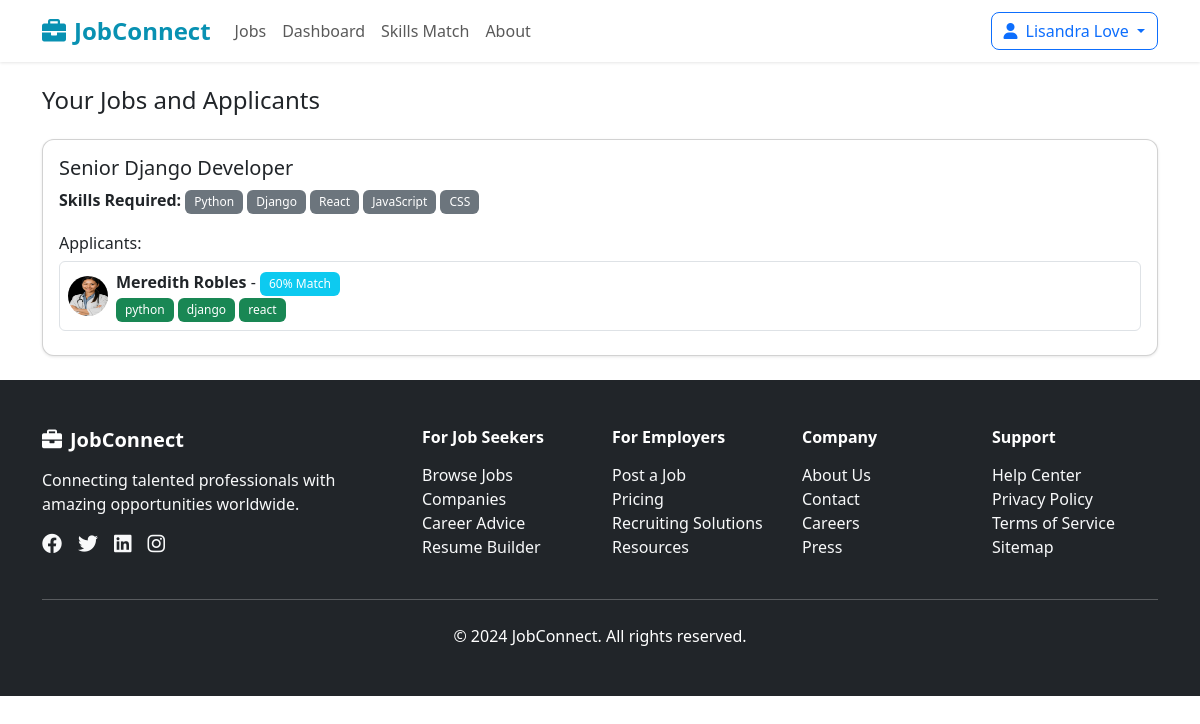
Screenshot of /skillmatch/ (signed in) with the database file from the repository.
### app/models.py (models this page shows, shortened)
class CustomUser(AbstractUser):
     USER_CHOICES = (
        ('recruiter', 'Recruiter'),
        ('job_seeker', 'Job Seeker'),
      )
     user_type = models.CharField(max_length=20, choices=USER_CHOICES)
     display_name = models.CharField(max_length=100, null=True, blank=True)

class Job(models.Model):
    JOB_TYPES = [
        ('full_time', 'Full Time'),
        ('part_time', 'Part Time'),
        ('remote', 'Remote'),
        ('contract', 'Contract'),
        ('internship', 'Internship'),
    ]
    category_choices = [
        ('IT', 'Information Technology'),
        ('HR', 'Human Resources'),
        ('Finance', 'Finance'),
        ('Marketing', 'Marketing'),
        ('Sales', 'Sales'),
        ('Education', 'Education'),
        ('Healthcare', 'Healthcare'),
        ('Engineering', 'Engineering'),
        ('Hospitality', 'Hospitality'),
        ('Real Estate', 'Real Estate'),
        ('Other', 'Other'),
    ]
    recruiter = models.ForeignKey(CustomUser, on_delete=models.CASCADE, related_name='jobs')
    title = models.CharField(max_length=200,null=True, blank=True)
    category = models.CharField(max_length=100, choices=category_choices, null=True, blank=True)
    description = models.TextField(null=True, blank=True)
    location = models.CharField(max_length=100,null=True, blank=True)
    EXPERIENCE_CHOICES = [
        (1, '0-2 years'),
        (2, '3-5 years'),
        (3, '6-10 years'),
        (4, '10+ years'),
    ]
    experience_required = models.IntegerField(choices=EXPERIENCE_CHOICES, null=True, blank=True)
    skills = models.TextField(help_text="Comma-separated skills, e.g. React, JavaScript, CSS", null=True, blank=True)
    salary_min = models.DecimalField(max_digits=10, decimal_places=2, blank=True, null=True)
    salary_max = models.DecimalField(max_digits=10, decimal_places=2, blank=True, null=True)
    job_type = models.CharField(max_length=20, choices=JOB_TYPES, default='full_time',null=True, blank=True)
    application_deadline = models.DateField(null=True, blank=True)
    created_at = models.DateTimeField(auto_now_add=True)
    updated_at = models.DateTimeField(auto_now=True)

class Application(models.Model):
    job = models.ForeignKey(Job, on_delete=models.CASCADE, related_name='applications')
    seeker = models.ForeignKey(CustomUser, on_delete=models.CASCADE, related_name='applications')
    cover_letter = models.TextField(null=True, blank=True)
    applied_at = models.DateTimeField(auto_now_add=True)
    STATUS_CHOICES = [
        ('pending', 'Pending'),
        ('reviewed', 'Reviewed'),
        ('interviewed', 'Interviewed'),
        ('offered', 'Offered'),
        ('rejected', 'Rejected'),
    ]
    status = models.CharField(max_length=20, choices=STATUS_CHOICES, default='pending')

class SeekerProfile(models.Model):
    user = models.OneToOneField(CustomUser, on_delete=models.CASCADE,related_name='seeker_profile')
    full_name = models.CharField(max_length=100,null=True, blank=True)
    phone= models.CharField(max_length=15,null=True, blank=True)
    resume = models.FileField(upload_to='resumes/',null=True, blank=True)
    skills = models.TextField(null=True, blank=True)
    experience = models.IntegerField(null=True, blank=True)
    location = models.CharField(max_length=100,null=True, blank=True)
    profile_picture = models.ImageField(upload_to='profile_pics/',null=True, blank=True)
    created_at = models.DateTimeField(auto_now_add=True)
    updated_at = models.DateTimeField(auto_now=True)

### app/views.py (the view)
# urls.py: path('skillmatch/', skill_match_view, name='skill_match'),
def skill_match_view(request):
    if request.user.user_type == 'job_seeker':
        seeker_skills = getattr(request.user.seeker_profile, 'skills', '') or ''
        seeker_skill_set = set([s.strip().lower() for s in seeker_skills.split(',')])
        jobs = Job.objects.filter(application_deadline__gte=timezone.now())
        matched_jobs = []
        for job in jobs:
            job_skill_list = [s.strip() for s in (job.skills or '').split(',')]
            job.skill_list = job_skill_list
            job_skill_set = set([s.lower() for s in job_skill_list])
            if job_skill_set:
                match_count = len(seeker_skill_set & job_skill_set)
                match_percentage = int((match_count / len(job_skill_set)) * 100)
            else:
                match_percentage = 0
            if match_percentage > 0:
                job.match_percentage = match_percentage
                matched_jobs.append(job)
        matched_jobs.sort(key=lambda x: x.match_percentage, reverse=True)
        paginator = Paginator(matched_jobs, 10)
        page_number = request.GET.get('page')
        page_obj = paginator.get_page(page_number)
        context = {
            'user_type': 'job_seeker',
            'jobs': page_obj,
        }
    elif request.user.user_type == 'recruiter':
        jobs = Job.objects.filter(recruiter=request.user, application_deadline__gte=timezone.now())
        for job in jobs:
            job.skill_list = [s.strip() for s in (job.skills or '').split(',')]
            job.skill_set = set([s.lower() for s in job.skill_list])
            applications = job.applications.all()
            for app in applications:
                if hasattr(app.seeker, 'seeker_profile'):
                    seeker_skills = getattr(app.seeker.seeker_profile, 'skills', '') or ''
                    seeker_skill_set = set([s.strip().lower() for s in seeker_skills.split(',')])
                    match_count = len(job.skill_set & seeker_skill_set)
                    app.match_percentage = int((match_count / len(job.skill_set)) * 100) if job.skill_set else 0
                    app.match_skills = list(job.skill_set & seeker_skill_set)
                else:
                    app.match_percentage = 0
                    app.match_skills = []
            job.applications_with_match = applications
        context = {
            'user_type': 'recruiter',
            'jobs': jobs,
        }
    else:
        messages.error(request, 'Access denied.')
        return redirect('home')
    return render(request, 'skillmatch.html', context)

### app/templates/skillmatch.html
{% extends "base.html" %}
{% block content %}
<div class="container my-4">
    {% if user_type == 'job_seeker' %}
        <h4 class="mb-4">Jobs Matching Your Skills</h4>
        {% for job in jobs %}
            <div class="card mb-3 p-3 shadow-sm">
                <div class="d-flex justify-content-between">
                    <h5>{{ job.title }}</h5>
                    <span class="badge bg-info">{{ job.match_percentage }}% Match</span>
                </div>
                <p class="mb-1"><strong>Company:</strong> {{ job.recruiter.recruiter_profile.company_name }}</p>
                <p class="mb-1"><strong>Location:</strong> {{ job.location }}</p>
                <p class="mb-1">
                    <strong>Skills:</strong>
                    {% for skill in job.skill_list %}
                        <span class="badge bg-secondary">{{ skill }}</span>
                    {% endfor %}
                </p>
                <a href="{% url 'job_detail' job.id %}" class="btn btn-primary btn-sm mt-2">View Details</a>
            </div>
        {% empty %}
            <p>No matching jobs found.</p>
        {% endfor %}
        <div class="mt-3">
            <nav aria-label="Page navigation">
                <ul class="pagination justify-content-center">
                    {% if jobs.has_previous %}
                        <li class="page-item">
                            <a class="page-link" href="?page={{ jobs.previous_page_number }}">Previous</a>
                        </li>
                    {% else %}
                        <li class="page-item disabled"><span class="page-link">Previous</span></li>
                    {% endif %}
                    {% for num in jobs.paginator.page_range %}
                        {% if jobs.number == num %}
                            <li class="page-item active"><span class="page-link">{{ num }}</span></li>
                        {% else %}
                            <li class="page-item"><a class="page-link" href="?page={{ num }}">{{ num }}</a></li>
                        {% endif %}
                    {% endfor %}
                    {% if jobs.has_next %}
                        <li class="page-item">
                            <a class="page-link" href="?page={{ jobs.next_page_number }}">Next</a>
                        </li>
                    {% else %}
                        <li class="page-item disabled"><span class="page-link">Next</span></li>
                    {% endif %}
                </ul>
            </nav>
        </div>
    {% elif user_type == 'recruiter' %}
        <h4 class="mb-4">Your Jobs and Applicants</h4>
        {% for job in jobs %}
            <div class="card mb-3 p-3 shadow-sm">
                <h5>{{ job.title }}</h5>
                <p class="mb-1"><strong>Skills Required:</strong>
                    {% for skill in job.skill_list %}
                        <span class="badge bg-secondary">{{ skill }}</span>
                    {% endfor %}
                </p>
                <h6 class="mt-3">Applicants:</h6>
                {% for app in job.applications_with_match %}
                    <div class="border p-2 mb-2 rounded">
                        <div class="d-flex align-items-center">
                            {% if app.seeker.seeker_profile.profile_picture %}
                                <img src="{{ app.seeker.seeker_profile.profile_picture.url }}" alt="{{ app.seeker.username }}" class="rounded-circle me-2" width="40" height="40">
                            {% else %}
                                <img src="/static/images/placeholder.png" alt="Profile" class="rounded-circle me-2" width="40" height="40">
                            {% endif %}
                            <div>
                                <strong>{{ app.seeker.seeker_profile.full_name }}</strong> - <span class="badge bg-info">{{ app.match_percentage }}% Match</span>
                                <div>
                                    {% for s in app.match_skills %}
                                        <span class="badge bg-success">{{ s }}</span>
                                    {% endfor %}
                                </div>
                            </div>
                        </div>
                    </div>
                {% empty %}
                    <p>No applicants yet.</p>
                {% endfor %}
            </div>
        {% endfor %}
    {% endif %}
</div>
{% endblock %}

### app/templates/base.html (shortened to what this page needs)
{% load static %}
<!DOCTYPE html>
<html lang="en">
<head>
    <link href="https://cdn.jsdelivr.net/npm/bootstrap@5.3.0/dist/css/bootstrap.min.css" rel="stylesheet">
    <link href="https://cdnjs.cloudflare.com/ajax/libs/font-awesome/6.0.0/css/all.min.css" rel="stylesheet">
    <link href="{% static 'styles.css' %}" rel="stylesheet">
</head>
<body>
    <nav class="navbar navbar-expand-lg navbar-light bg-white shadow-sm sticky-top">
        <div class="container">
            <a class="navbar-brand fw-bold text-primary" href="{% url 'home' %}">
                <i class="fas fa-briefcase me-2"></i>JobConnect
            </a>
            <div class="collapse navbar-collapse" id="navbarNav">
                <ul class="navbar-nav me-auto">
                    <li class="nav-item">
                        <a class="nav-link" href="{% url 'job_list' %}">Jobs</a>
                    </li>
                    {% if request.user.is_authenticated %}
                    <li class="nav-item">
                        <a class="nav-link" href="{% url 'dashboard' %}">Dashboard</a>
                    </li>
                    {% endif %}
                    {% if request.user.is_authenticated %}
                    <li class="nav-item">
                        <a class="nav-link" href="{% url 'skill_match' %}">Skills Match</a>
                    </li>
                    {% endif %}
                    <li class="nav-item">
                        <a class="nav-link" href="about.html">About</a>
                    </li>
                </ul>
                {% if request.user.is_authenticated %}
                    <div class="dropdown">
                    <a class="btn btn-outline-primary dropdown-toggle" href="#" role="button" data-bs-toggle="dropdown">
                        <i class="fas fa-user me-2"></i>{{ request.user.display_name }}
                    </a>
                </div>
                {% else %}
                    <div class="d-flex gap-2">
                        <a href="{% url 'login' %}" class="btn btn-outline-primary">Login</a>
                    </div>
                {% endif %}
            </div>
        </div>
    </nav>
    <main >
            {% block content %}
            {% endblock content %}
    </main>
    <footer class="bg-dark text-white py-5">
        <div class="container">
            <div class="row g-4">
                <div class="col-lg-4">
                    <h5 class="fw-bold mb-3">
                        <i class="fas fa-briefcase me-2"></i>JobConnect
                    </h5>
                    <p class="text-light">Connecting talented professionals with amazing opportunities worldwide.</p>
                    <div class="d-flex gap-3">
                        <a href="#" class="text-light"><i class="fab fa-facebook fa-lg"></i></a>
                        <a href="#" class="text-light"><i class="fab fa-twitter fa-lg"></i></a>
                        <a href="#" class="text-light"><i class="fab fa-linkedin fa-lg"></i></a>
                        <a href="#" class="text-light"><i class="fab fa-instagram fa-lg"></i></a>
                    </div>
                </div>
                <div class="col-lg-2 col-md-6">
                    <h6 class="fw-bold mb-3">For Job Seekers</h6>
                    <ul class="list-unstyled">
                        <li><a href="browse-jobs.html" class="text-light text-decoration-none">Browse Jobs</a></li>
                        <li><a href="companies.html" class="text-light text-decoration-none">Companies</a></li>
                        <li><a href="career-advice.html" class="text-light text-decoration-none">Career Advice</a></li>
                        <li><a href="resume-builder.html" class="text-light text-decoration-none">Resume Builder</a></li>
                    </ul>
                </div>
                <div class="col-lg-2 col-md-6">
                    <h6 class="fw-bold mb-3">For Employers</h6>
                    <ul class="list-unstyled">
                        <li><a href="post-job.html" class="text-light text-decoration-none">Post a Job</a></li>
                        <li><a href="pricing.html" class="text-light text-decoration-none">Pricing</a></li>
                        <li><a href="recruiting-solutions.html" class="text-light text-decoration-none">Recruiting Solutions</a></li>
                        <li><a href="employer-resources.html" class="text-light text-decoration-none">Resources</a></li>
                    </ul>
                </div>
                <div class="col-lg-2 col-md-6">
                    <h6 class="fw-bold mb-3">Company</h6>
                    <ul class="list-unstyled">
                        <li><a href="about.html" class="text-light text-decoration-none">About Us</a></li>
                        <li><a href="contact.html" class="text-light text-decoration-none">Contact</a></li>
                        <li><a href="careers.html" class="text-light text-decoration-none">Careers</a></li>
                        <li><a href="press.html" class="text-light text-decoration-none">Press</a></li>
                    </ul>
                </div>
                <div class="col-lg-2 col-md-6">
                    <h6 class="fw-bold mb-3">Support</h6>
                    <ul class="list-unstyled">
                        <li><a href="help.html" class="text-light text-decoration-none">Help Center</a></li>
                        <li><a href="privacy.html" class="text-light text-decoration-none">Privacy Policy</a></li>
                        <li><a href="terms.html" class="text-light text-decoration-none">Terms of Service</a></li>
                        <li><a href="sitemap.html" class="text-light text-decoration-none">Sitemap</a></li>
                    </ul>
                </div>
            </div>
            <hr class="my-4">
            <div class="text-center">
                <p class="mb-0">&copy; 2024 JobConnect. All rights reserved.</p>
            </div>
        </div>
    </footer>
</body>
</html>

### rows the page displays
CustomUser: user.display_name "Lisandra Love"
Job: title "Senior Django Developer", skill_list "Python" "Django" "React" "JavaScript" "CSS"
Application: seeker.seeker_profile.profile_picture (picture), seeker.seeker_profile.full_name "Meredith Robles", match_percentage "60", match_skills "python" "django" "react"
